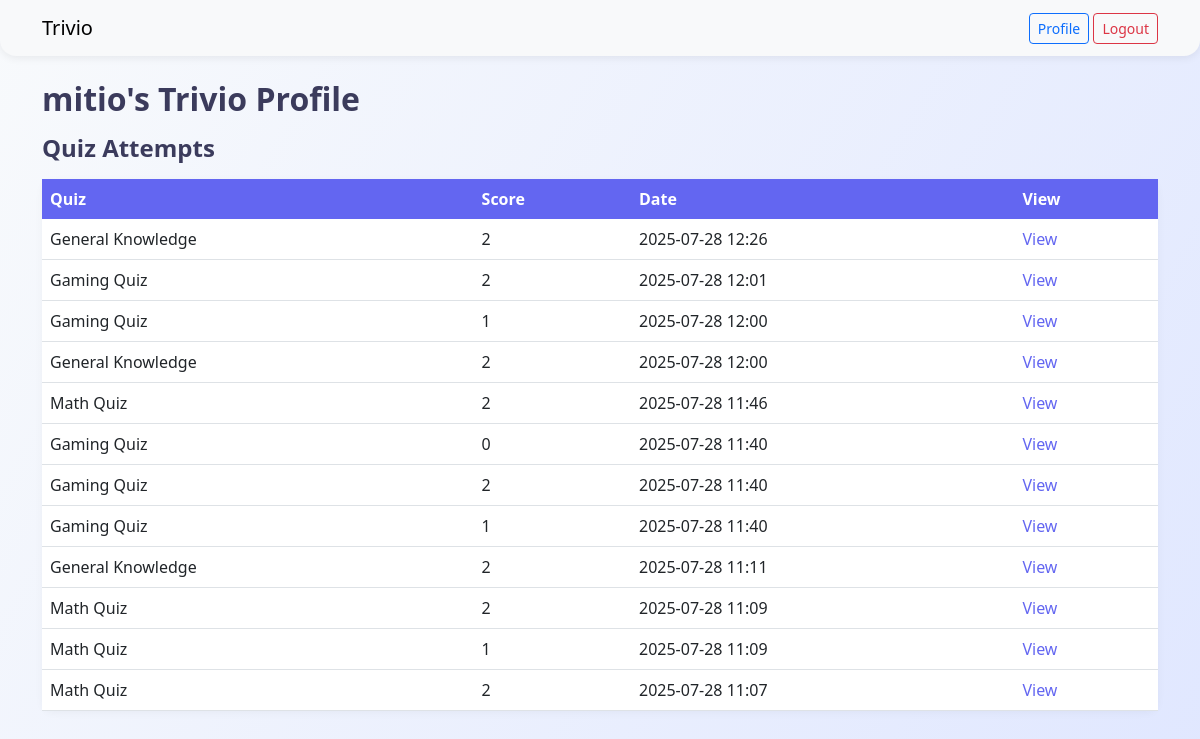
/profile/ (signed in), run on the app's committed database.
### quiz_app/models.py (models this page shows, shortened)
class Submission(models.Model):
    user = models.ForeignKey(User, on_delete=models.CASCADE, related_name='submissions')
    quiz = models.ForeignKey(Quiz, on_delete=models.CASCADE, related_name='submissions')
    timestamp = models.DateTimeField(auto_now_add=True)
    score = models.IntegerField()

class Quiz(models.Model):
    title = models.CharField(max_length=200)
    slug = models.SlugField(unique=True)
    description = models.TextField(blank=True)

### quiz_app/views.py (the view)
# urls.py: path('profile/', views.profile, name='profile'),
@login_required
def profile(request):
    submissions = request.user.submissions.select_related('quiz').order_by('-timestamp')
    profile = getattr(request.user, 'profile', None)
    return render(request, 'quiz_app/profile.html', {'submissions': submissions, 'profile': profile})

### quiz_app/templates/quiz_app/profile.html (shortened to what this page needs)
{% extends 'quiz_app/base.html' %}
{% block content %}
<h2>{{ user.username }}'s Trivio Profile</h2>
<h4>Quiz Attempts</h4>
<table class="table">
    <thead>
        <tr>
            <th>Quiz</th>
            <th>Score</th>
            <th>Date</th>
            <th>View</th>
        </tr>
    </thead>
    <tbody>
        {% for submission in submissions %}
            <tr>
                <td>{{ submission.quiz.title }}</td>
                <td>{{ submission.score }}</td>
                <td>{{ submission.timestamp|date:"Y-m-d H:i" }}</td>
                <td><a href="{% url 'quiz_result' submission.id %}">View</a></td>
            </tr>
        {% empty %}
            <tr><td colspan="4">No attempts yet.</td></tr>
        {% endfor %}
    </tbody>
</table>
{% endblock %}

### quiz_app/templates/quiz_app/base.html (shortened to what this page needs)
<!DOCTYPE html>
<html lang="en">
<head>
    <link rel="stylesheet" href="https://cdn.jsdelivr.net/npm/bootstrap@5.3.0/dist/css/bootstrap.min.css">
    {% load static %}
    <link rel="stylesheet" href="{% static 'quiz_app/css/custom.css' %}">
</head>
<body>
<nav class="navbar navbar-expand-lg navbar-light bg-light mb-4">
    <div class="container">
        <a class="navbar-brand" href="{% url 'quiz_list' %}">Trivio</a>
        <div>
            {% if user.is_authenticated %}
                <a href="{% url 'profile' %}" class="btn btn-outline-primary btn-sm">Profile</a>
                <a href="{% url 'logout' %}" class="btn btn-outline-danger btn-sm">Logout</a>
            {% else %}
                <a href="{% url 'login' %}" class="btn btn-outline-primary btn-sm">Login</a>
                <a href="{% url 'register' %}" class="btn btn-outline-success btn-sm">Register</a>
            {% endif %}
        </div>
    </div>
</nav>
<div class="container">
    {% block content %}{% endblock %}
</div>
</body>
</html>

### quiz_app/static/quiz_app/css/custom.css (style rules this page uses)
body { background: linear-gradient(120deg, #f8fafc 0%, #e0e7ff 100%); min-height: 100vh; }
.navbar { border-radius: 0 0 1rem 1rem; box-shadow: 0 2px 8px rgba(0,0,0,0.07); }
h2, h4 { color: #3b3b5c; font-weight: 700; margin-bottom: 1rem; }
.card, .list-group-item, .table { border-radius: 0.75rem; box-shadow: 0 2px 8px rgba(0,0,0,0.04); background: #fff; }
.table th { background: #6366f1; color: #fff; border: none; }
.table td, .table th { vertical-align: middle; }
a { color: #6366f1; text-decoration: none; }

### data on the page
Submission: quiz "General Knowledge", score "2", timestamp "2025-07-28 12:26"
Submission: quiz "Gaming Quiz", score "2", timestamp "2025-07-28 12:01"
Submission: quiz "Gaming Quiz", score "1", timestamp "2025-07-28 12:00"
Submission: quiz "General Knowledge", score "2", timestamp "2025-07-28 12:00"
Submission: quiz "Math Quiz", score "2", timestamp "2025-07-28 11:46"
Submission: quiz "Gaming Quiz", score "0", timestamp "2025-07-28 11:40"
Submission: quiz "Gaming Quiz", score "2", timestamp "2025-07-28 11:40"
Submission: quiz "Gaming Quiz", score "1", timestamp "2025-07-28 11:40"
Submission: quiz "General Knowledge", score "2", timestamp "2025-07-28 11:11"
Submission: quiz "Math Quiz", score "2", timestamp "2025-07-28 11:09"
Submission: quiz "Math Quiz", score "1", timestamp "2025-07-28 11:09"
Submission: quiz "Math Quiz", score "2", timestamp "2025-07-28 11:07"

### other printed values
{{ user.username }} "mitio"
